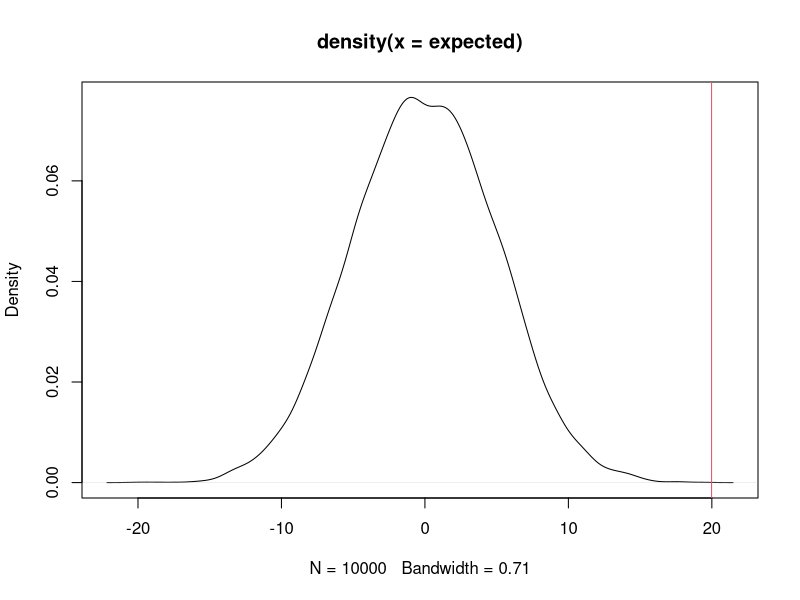
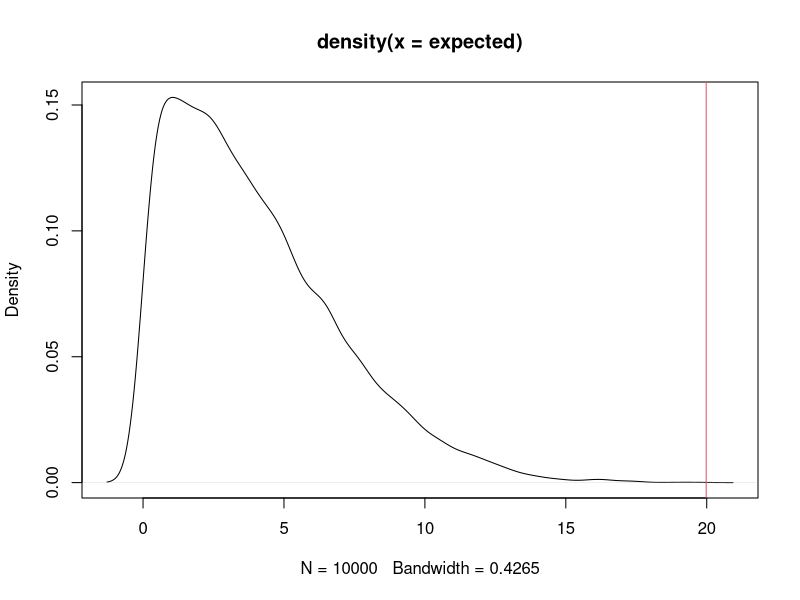
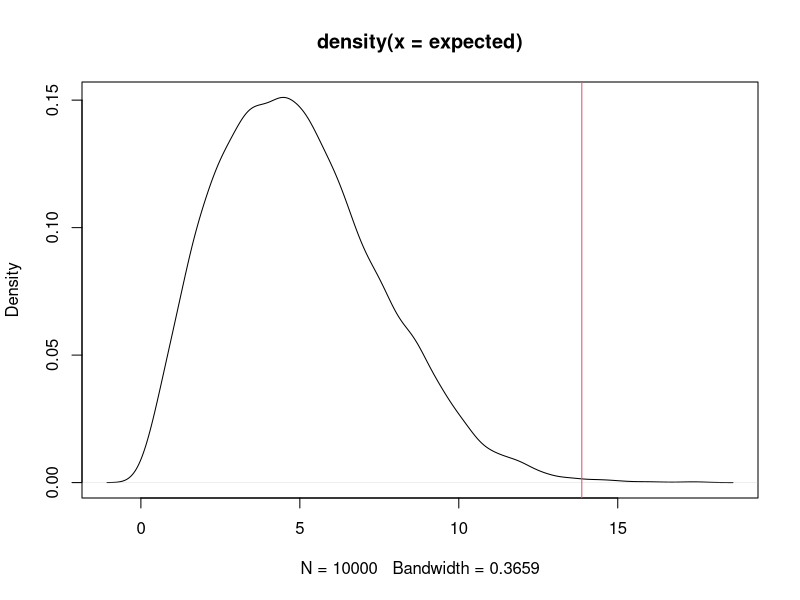
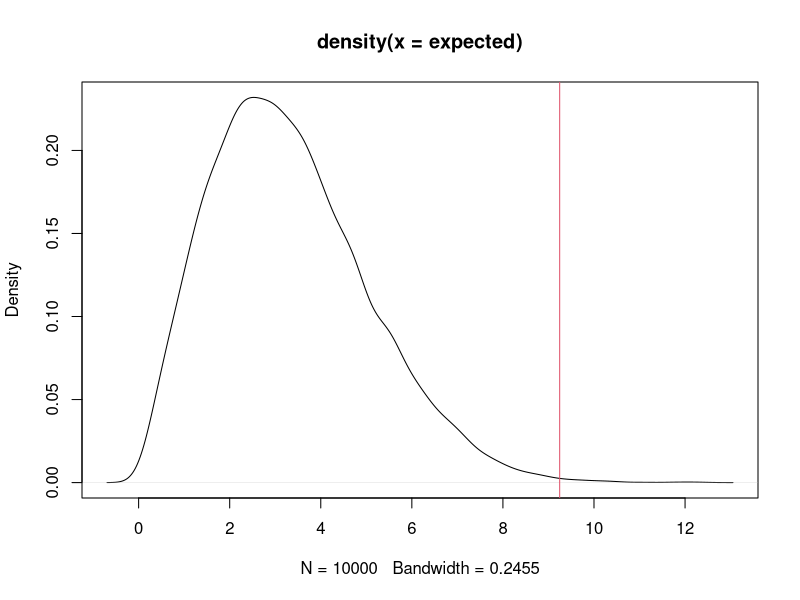

Source code (R) for these figures, in order:
#Simple permutation test, comparison between two groups
hm<-rnorm(30,180,15)
hw<-rnorm(30,170,15)

heights<-c(hm,hw)
sex<-rep(c("M","W"),each=30)

ms<-tapply(heights,sex,mean)
observed<-ms[1]-ms[2]

#Statistics of interest is the difference between group means
observed

#Here starts a permutation test with a loop. Distribution of the estimator (statistics of interest) "if H0 was true" is generated.
#At each simulation run, heights are scrambled, so the situation corresponds to H0 - there is no link between height and sex. 
start<-Sys.time()
expected<-NA

for(i in 1:10000){
  msEh0<-tapply(sample(heights),sex,mean)
  expected[i]<-msEh0[1]-msEh0[2]
}
Sys.time()-start


#We can achive the same result with the replicate() function (a convenien wrapper for sapply), which is slightly faster 
start<-Sys.time()
oneperm<-function(i){
  msEh0<-tapply(sample(heights),sex,mean)
  return(msEh0[1]-msEh0[2])
}

expected<-replicate(10000,oneperm())
Sys.time()-start


#Anyway
#In permutation test the distribution of expected values is compared to the observed value of the estimator
#This compares them graphically
plot(density(expected))
abline(v=observed,col=2)

#This calculates p values of two one-sided statistical tests
ph<-sum(expected>observed)/10000
pl<-sum(expected<observed)/10000

#We are probably interested in the one-sided test on how much of teh expected "samples" exceeds the observed value
ph

#To get the p value of the two-sided test (caculating how many more extreme samples can be expected if H0 is true, all you have to do is multiply the lower p value by 2)
p<-min(ph,pl)*2

#This is your test results
observed
p

#If you are interested in standard errors, the best thing to do is to take standard deviation if the distribution of expected values. This is basically the standard error of the mean if H0 is true.
sd(expected)


#Another way to conduct a two-sided test is to work directlz with the distance between the means (i.e. the difference in the absolute value)

start<-Sys.time()
oneperm<-function(i){
  msEh0<-tapply(sample(heights),sex,mean)
  return(abs(msEh0[1]-msEh0[2]))
}

expected<-replicate(10000,oneperm())
Sys.time()-start

#You can see, that the distribution of the differences is now strictly positive. All permutations, where female average was above the male average got "mirrored" on the right side on the number axis
plot(density(expected))
abline(v=observed,col=2)

#Now the p value of the two-sided test is just the proportion expected values that exceed the observed estimate. In this context "higher" is the equivalent of "more extreme", since all numbers are >0
p<-sum(expected>observed)/10000
p


##Permuation test with higher number  of compared groups
#If zou build a puermutation test to compare more groups (e.g. compare body heights between men, women and non-binary), you have to cleraly formulate you objective.
#For example, you can consider all pairwise differences and construct 3 tests for three pairwise comparisons:


set.seed(50)
hm<-rnorm(30,180,15)
hw<-rnorm(30,170,15)
hn<-rnorm(30,175,18)

heights<-c(hm,hw,hn)
sex<-rep(c("M","W","N"),each=30)

ms<-tapply(heights,sex,mean)

#Matrix of distances from the function dist() is handy here
dist(ms)

observed<-c(dist(ms))
observed

runs<-10000
expected<-matrix(NA,ncol=3,nrow=runs)

set.seed(42)
for(i in 1:runs){
  msEh0<-tapply(sample(heights),sex,mean)
  expected[i,]<-c(dist(msEh0))
}

observed
str(expected)

p<-sapply(1:3,function(i){sum(expected[,i]>observed[i])/runs})

observed
p
#Only the pairwise difference between men and women reached statistical significance


#If you are intersted only in this single extreme difference, you can compare the maximum distance between group means with the distribution of maximum distances (no additional correction for multiple comparisons is necessary! The more groups you campare with each other, the more extreme maximum you are naturally bound to get.)

observed<-max(c(dist(ms)))
observed

runs<-10000
expected<-NA

for(i in 1:runs){
  msEh0<-tapply(sample(heights),sex,mean)
  expected[i]<-max(c(dist(msEh0)))
}

plot(density(expected))
abline(v=observed,col=2)

observed

(p<-sum(expected>observed)/runs)


#The last permutation test might compute the mean distance between two groups. This test would compare the diversity in group means in a single number. Another approach might include calculation of standard deviation of group means. These methotd are similar but not identical. (but in a permutation test, they woul likely converge on the same conclusion)

observed<-mean(c(dist(ms)))
observed

runs<-10000
expected<-NA

for(i in 1:runs){
  msEh0<-tapply(sample(heights),sex,mean)
  expected[i]<-mean(c(dist(msEh0)))
}

plot(density(expected))
abline(v=observed,col=2)

observed

(p<-sum(expected>observed)/runs)





